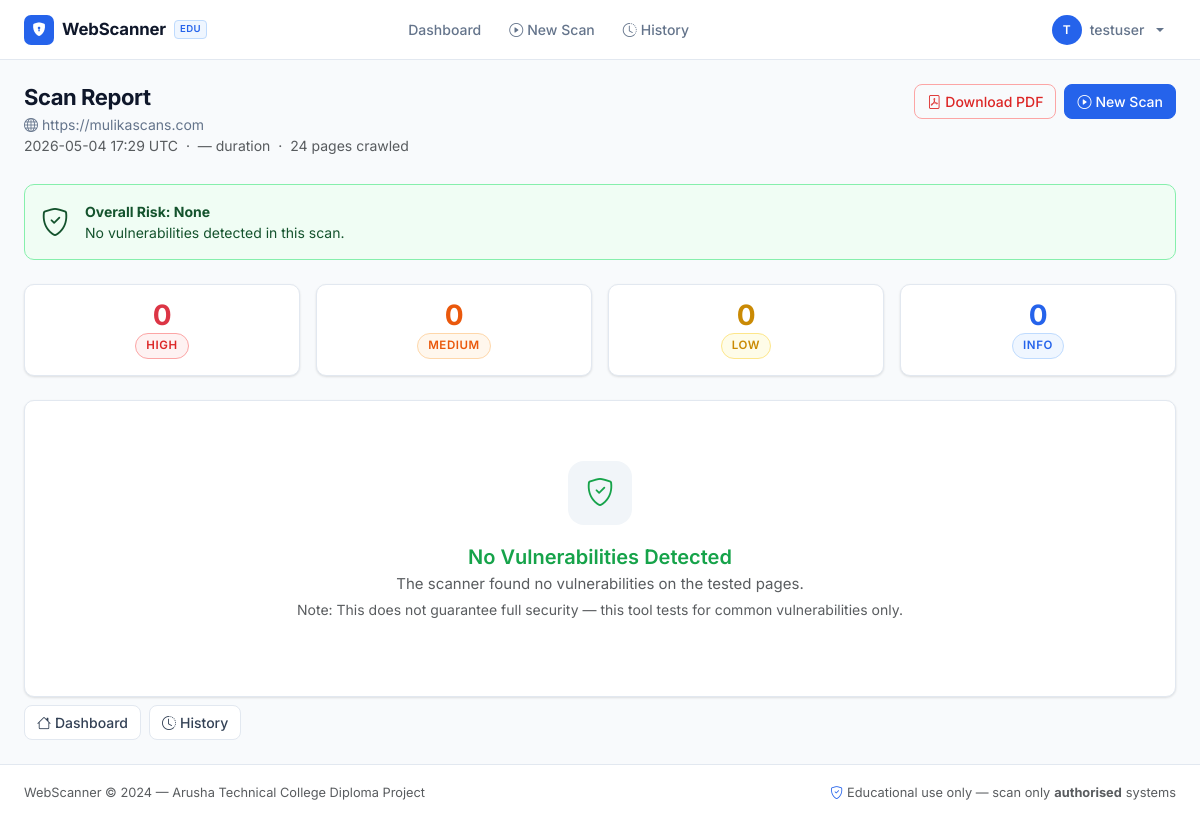
The app's page /scanner/results/9 (signed in), older data.
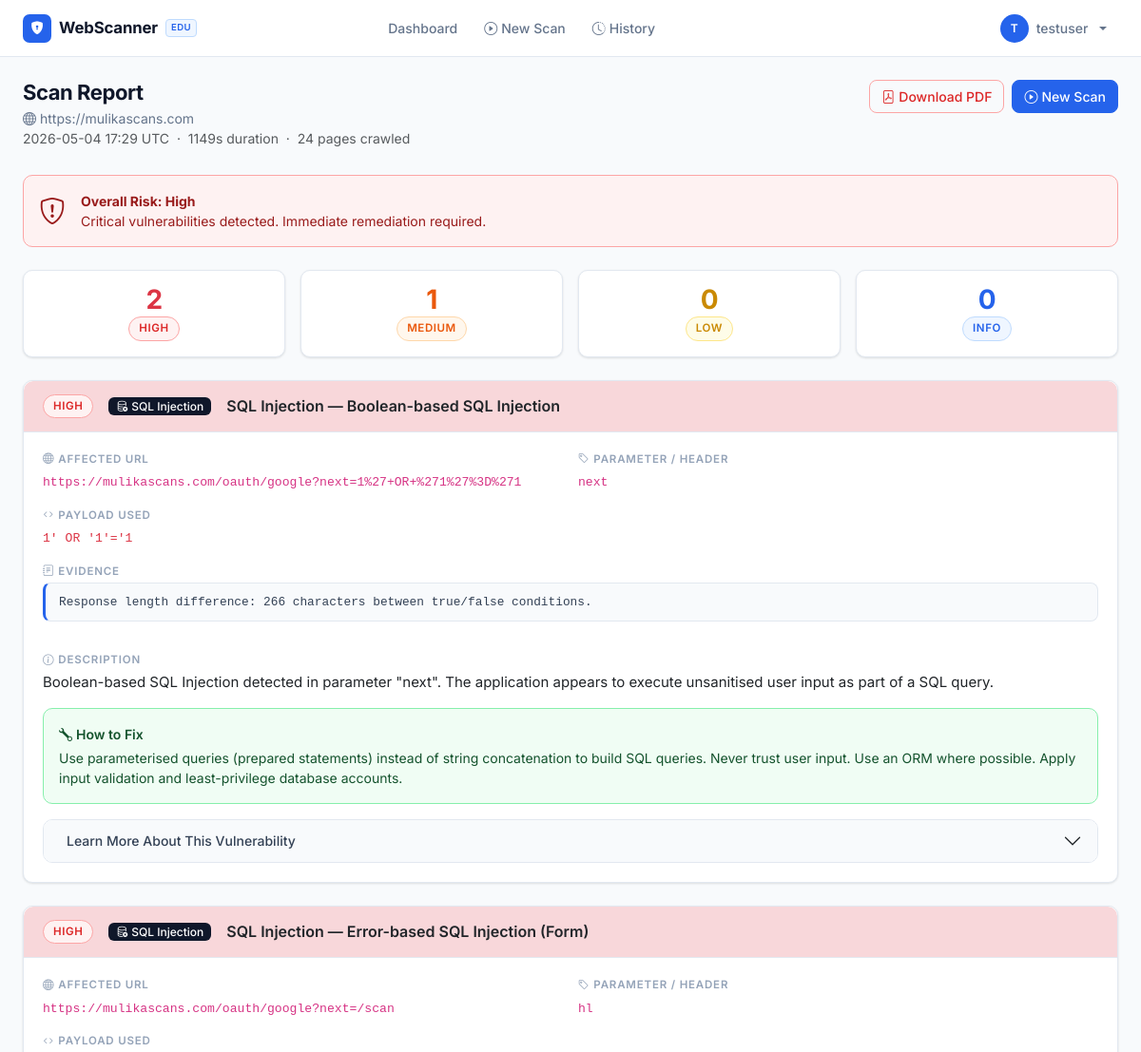
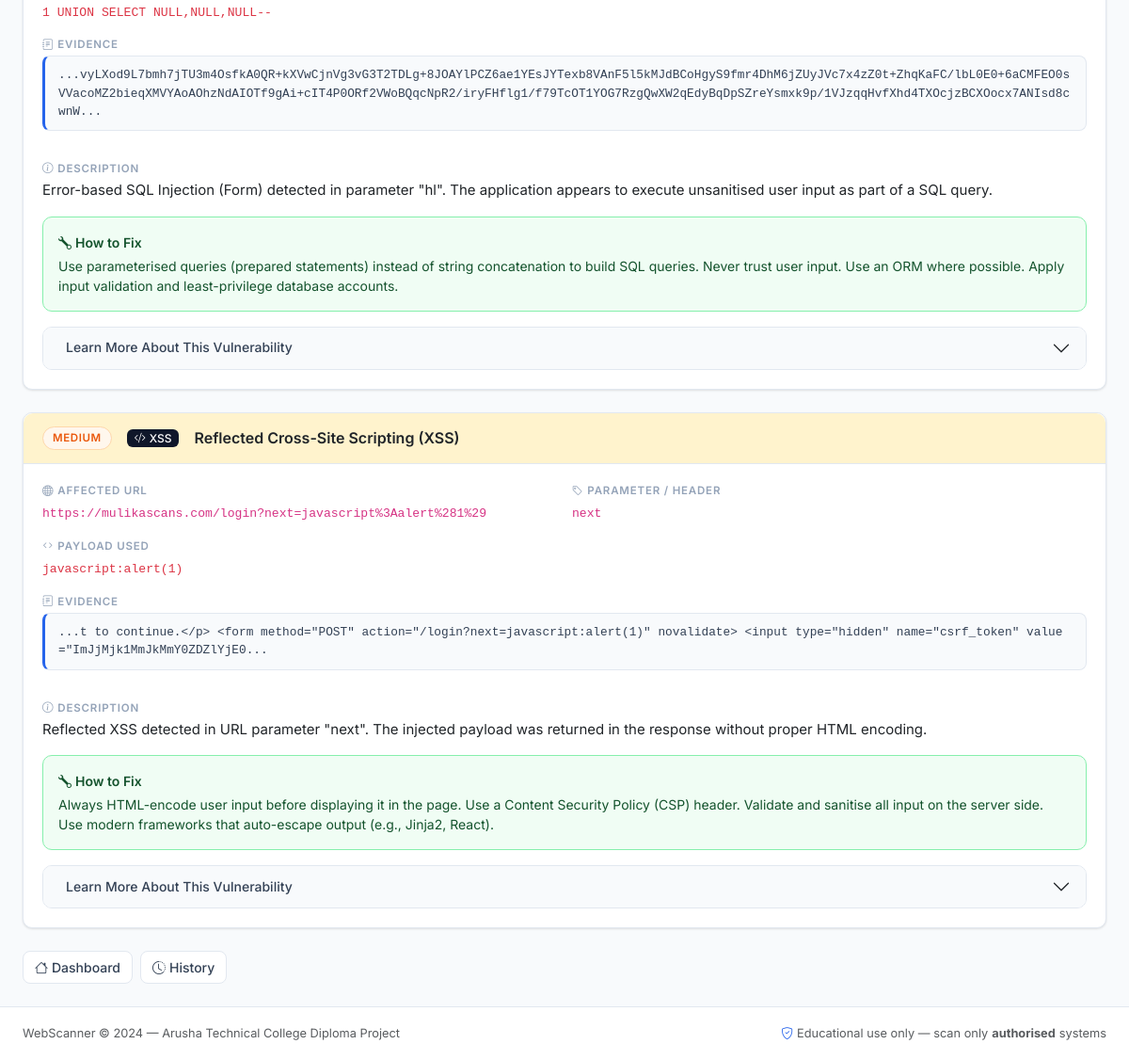
The same page, newer data (2 pictures, top to bottom).
### app/models.py (models this page shows, shortened)
class User(UserMixin, db.Model):
    __tablename__ = 'users'
    id           = db.Column(db.Integer, primary_key=True)
    username     = db.Column(db.String(64), unique=True, nullable=False)
    email        = db.Column(db.String(120), unique=True, nullable=False)
    password_hash = db.Column(db.String(256), nullable=False)
    created_at   = db.Column(db.DateTime, default=lambda: datetime.now(timezone.utc))
    scans = db.relationship('Scan', backref='user', lazy='dynamic')

class Scan(db.Model):
    __tablename__ = 'scans'
    id           = db.Column(db.Integer, primary_key=True)
    user_id      = db.Column(db.Integer, db.ForeignKey('users.id'), nullable=False)
    target_url   = db.Column(db.String(2048), nullable=False)
    scan_type    = db.Column(db.String(20), default='quick')   # 'quick' or 'full'
    scan_modules = db.Column(db.String(100), default='sqli,xss,headers')
    status       = db.Column(db.String(20), default='pending')  # pending/running/completed/failed
    started_at   = db.Column(db.DateTime)
    completed_at = db.Column(db.DateTime)
    pages_crawled = db.Column(db.Integer, default=0)
    total_tests   = db.Column(db.Integer, default=0)
    error_message = db.Column(db.Text)
    findings = db.relationship('Finding', backref='scan', lazy='dynamic',
                               cascade='all, delete-orphan')
    logs     = db.relationship('ScanLog', backref='scan', lazy='dynamic',
                               cascade='all, delete-orphan')
    @property
    def duration_seconds(self):
        if self.started_at and self.completed_at:
            delta = self.completed_at - self.started_at
            return int(delta.total_seconds())
        return None

class Finding(db.Model):
    __tablename__ = 'findings'
    id                 = db.Column(db.Integer, primary_key=True)
    scan_id            = db.Column(db.Integer, db.ForeignKey('scans.id'), nullable=False)
    vuln_type          = db.Column(db.String(20), nullable=False)  # 'sqli','xss','header'
    severity           = db.Column(db.String(10), nullable=False)  # high/medium/low/info
    title              = db.Column(db.String(200), nullable=False)
    description        = db.Column(db.Text)
    affected_url       = db.Column(db.String(2048))
    affected_parameter = db.Column(db.String(200))
    payload_used       = db.Column(db.Text)
    evidence           = db.Column(db.Text)          # response snippet
    remediation        = db.Column(db.Text)
    educational_info   = db.Column(db.Text)          # JSON string with learn-more data
    created_at         = db.Column(db.DateTime, default=lambda: datetime.now(timezone.utc))

### app/scanner/routes.py (the view)
@scanner_bp.route('/results/<int:scan_id>')
@login_required
def scan_results(scan_id):
    scan     = _get_user_scan(scan_id)
    from sqlalchemy import case as sa_case
    sev_order = sa_case(
        (Finding.severity == 'high',   0),
        (Finding.severity == 'medium', 1),
        (Finding.severity == 'low',    2),
        else_=3
    )
    findings = (
        Finding.query
        .filter_by(scan_id=scan_id)
        .order_by(sev_order)
        .all()
    )
    context = build_report_context(scan, findings)
    return render_template('scanner/results.html', title='Scan Results', **context)

### app/models.py (called while the page is built)
@login_manager.user_loader
def load_user(user_id):
    return User.query.get(int(user_id))

### app/scanner/analyzer.py (called while the page is built)
def classify_overall_risk(summary):
    if summary['high'] > 0:
        return 'High'
    if summary['medium'] > 0:
        return 'Medium'
    if summary['low'] > 0:
        return 'Low'
    if summary['info'] > 0:
        return 'Informational'
    return 'None'

### app/scanner/routes.py (called while the page is built)
def _get_user_scan(scan_id):
    from flask import abort
    scan = Scan.query.filter_by(id=scan_id, user_id=current_user.id).first_or_404()
    return scan

### app/templates/scanner/results.html (shortened to what this page needs)
{% extends "base.html" %}
{% block content %}
<div class="page-header d-flex align-items-start justify-content-between flex-wrap gap-3">
  <div>
    <h1 class="page-title">Scan Report</h1>
    <p class="page-sub"><i class="bi bi-globe me-1"></i>{{ scan.target_url }}</p>
    <p class="text-muted tip-text mb-0">
      {{ generated_at }} &nbsp;·&nbsp;
      {% if scan.duration_seconds %}{{ scan.duration_seconds }}s{% else %}—{% endif %} duration &nbsp;·&nbsp;
      {{ scan.pages_crawled }} pages crawled
    </p>
  </div>
  <div class="d-flex gap-2 flex-wrap">
    <a href="{{ url_for('scanner.download_pdf', scan_id=scan.id) }}" class="btn btn-outline-danger">
      <i class="bi bi-file-pdf me-1"></i>Download PDF
    </a>
    <a href="{{ url_for('scanner.new_scan') }}" class="btn btn-primary">
      <i class="bi bi-play-circle me-1"></i>New Scan
    </a>
  </div>
</div>
<div class="alert mb-4
  {% if overall_risk == 'High' %}alert-danger
  {% elif overall_risk in ('Medium', 'Low') %}alert-warning
  {% elif overall_risk == 'Informational' %}alert-info
  {% else %}alert-success{% endif %}">
  <div class="d-flex align-items-center gap-3">
    <i class="bi bi-{% if overall_risk == 'None' %}shield-check{% else %}shield-exclamation{% endif %} fs-3"></i>
    <div>
      <div class="fw-bold">Overall Risk: {{ overall_risk }}</div>
      <p class="mb-0 tip-text">
        {% if overall_risk == 'High' %}Critical vulnerabilities detected. Immediate remediation required.
        {% elif overall_risk == 'Medium' %}Medium-severity issues found. Review and remediate promptly.
        {% elif overall_risk == 'Low' %}Low-severity issues detected. Remediate during regular maintenance.
        {% elif overall_risk == 'Informational' %}Only informational findings. No critical vulnerabilities detected.
        {% else %}No vulnerabilities detected in this scan.{% endif %}
      </p>
    </div>
  </div>
</div>
<div class="row g-3 mb-4">
  <div class="col-6 col-sm-3">
    <div class="card border-0 text-center py-3">
      <div class="stat-number text-danger">{{ summary.high }}</div>
      <div class="mt-1"><span class="sev-pill high">High</span></div>
    </div>
  </div>
  <div class="col-6 col-sm-3">
    <div class="card border-0 text-center py-3">
      <div class="stat-number text-orange">{{ summary.medium }}</div>
      <div class="mt-1"><span class="sev-pill medium">Medium</span></div>
    </div>
  </div>
  <div class="col-6 col-sm-3">
    <div class="card border-0 text-center py-3">
      <div class="stat-number text-yellow">{{ summary.low }}</div>
      <div class="mt-1"><span class="sev-pill low">Low</span></div>
    </div>
  </div>
  <div class="col-6 col-sm-3">
    <div class="card border-0 text-center py-3">
      <div class="stat-number text-blue">{{ summary.info }}</div>
      <div class="mt-1"><span class="sev-pill info">Info</span></div>
    </div>
  </div>
</div>
{% if not findings %}
<div class="card border-0 empty-state">
  <div class="empty-icon"><i class="bi bi-shield-check text-green"></i></div>
  <h5 class="fw-semibold text-green mb-1">No Vulnerabilities Detected</h5>
  <p class="text-muted mb-0">The scanner found no vulnerabilities on the tested pages.</p>
  <p class="text-muted tip-text mt-1">Note: This does not guarantee full security — this tool tests for common vulnerabilities only.</p>
</div>
{% endif %}
{% for finding in findings %}
<div class="card border-0 mb-4 finding-card overflow-hidden">
  <div class="card-header d-flex align-items-center gap-3 flex-wrap
    {% if finding.severity == 'high' %}bg-danger-subtle
    {% elif finding.severity == 'medium' %}bg-warning-subtle
    {% elif finding.severity == 'low' %}bg-warning-subtle
    {% else %}bg-info-subtle{% endif %}">
    <span class="sev-pill {{ finding.severity }}">{{ finding.severity | upper }}</span>
    <span class="badge bg-dark">
      {% if finding.vuln_type == 'sqli' %}<i class="bi bi-database-x me-1"></i>SQL Injection
      {% elif finding.vuln_type == 'xss' %}<i class="bi bi-code-slash me-1"></i>XSS
      {% else %}<i class="bi bi-shield me-1"></i>Security Header{% endif %}
    </span>
    <h6 class="mb-0 fw-semibold flex-grow-1">{{ finding.title }}</h6>
  </div>
  <div class="card-body">
    <div class="row g-3 mb-3">
      <div class="col-sm-6">
        <div class="detail-label"><i class="bi bi-globe me-1"></i>Affected URL</div>
        <div><code>{{ finding.affected_url or '—' }}</code></div>
      </div>
      <div class="col-sm-6">
        <div class="detail-label"><i class="bi bi-tag me-1"></i>Parameter / Header</div>
        <div><code>{{ finding.affected_parameter or '—' }}</code></div>
      </div>
      {% if finding.payload_used %}
      <div class="col-12">
        <div class="detail-label"><i class="bi bi-code me-1"></i>Payload Used</div>
        <div><code class="text-danger">{{ finding.payload_used }}</code></div>
      </div>
      {% endif %}
      {% if finding.evidence %}
      <div class="col-12">
        <div class="detail-label"><i class="bi bi-journal-text me-1"></i>Evidence</div>
        <pre class="evidence-box text-wrap">{{ finding.evidence }}</pre>
      </div>
      {% endif %}
    </div>
    {% if finding.description %}
    <div class="mb-3">
      <div class="detail-label"><i class="bi bi-info-circle me-1"></i>Description</div>
      <p class="mb-0">{{ finding.description }}</p>
    </div>
    {% endif %}
    {% if finding.remediation %}
    <div class="alert alert-success mb-3">
      <div class="fw-semibold mb-1"><i class="bi bi-wrench me-1"></i>How to Fix</div>
      <p class="mb-0 tip-text">{{ finding.remediation }}</p>
    </div>
    {% endif %}
    {% if finding.edu %}
    <div class="accordion" id="acc_{{ finding.id }}">
      <div class="accordion-item">
        <h2 class="accordion-header">
          <button class="accordion-button collapsed" type="button"
                  data-bs-toggle="collapse" data-bs-target="#learn_{{ finding.id }}">
            Learn More About This Vulnerability
          </button>
        </h2>
      </div>
    </div>
    {% endif %}
  </div>
</div>
{% endfor %}
<div class="d-flex gap-2 mt-2">
  <a href="{{ url_for('dashboard.index') }}" class="btn btn-outline-secondary">
    <i class="bi bi-house me-1"></i>Dashboard
  </a>
  <a href="{{ url_for('scanner.scan_history') }}" class="btn btn-outline-secondary">
    <i class="bi bi-clock-history me-1"></i>History
  </a>
</div>
{% endblock %}

### app/templates/base.html (shortened to what this page needs)
<!DOCTYPE html>
<html lang="en">
<head>
  <link href="https://cdn.jsdelivr.net/npm/bootstrap@5.3.2/dist/css/bootstrap.min.css" rel="stylesheet">
  <link href="https://cdn.jsdelivr.net/npm/bootstrap-icons@1.11.3/font/bootstrap-icons.min.css" rel="stylesheet">
  <link rel="stylesheet" href="{{ url_for('static', filename='css/style.css') }}">
</head>
<body>
<nav class="navbar navbar-expand-lg sticky-top">
  <div class="container-fluid px-4">
    <a class="navbar-brand" href="{{ url_for('dashboard.index') }}">
      <div class="brand-icon"><i class="bi bi-shield-lock-fill"></i></div>
      <span>WebScanner</span>
      <span class="brand-tag">EDU</span>
    </a>
    <div class="collapse navbar-collapse" id="navMenu">
      {% if current_user.is_authenticated %}
      <ul class="navbar-nav mx-auto mb-2 mb-lg-0 gap-1">
        <li class="nav-item">
          <a class="nav-link {% if request.endpoint == 'dashboard.index' %}active{% endif %}"
             href="{{ url_for('dashboard.index') }}">
            Dashboard
          </a>
        </li>
        <li class="nav-item">
          <a class="nav-link {% if request.endpoint == 'scanner.new_scan' %}active{% endif %}"
             href="{{ url_for('scanner.new_scan') }}">
            <i class="bi bi-play-circle me-1"></i>New Scan
          </a>
        </li>
        <li class="nav-item">
          <a class="nav-link {% if request.endpoint == 'scanner.scan_history' %}active{% endif %}"
             href="{{ url_for('scanner.scan_history') }}">
            <i class="bi bi-clock-history me-1"></i>History
          </a>
        </li>
      </ul>
      <ul class="navbar-nav ms-auto">
        <li class="nav-item dropdown">
          <a class="nav-link dropdown-toggle d-flex align-items-center gap-2 pe-0"
             href="#" role="button" data-bs-toggle="dropdown" aria-expanded="false">
            <div class="user-avatar">{{ current_user.username[0].upper() }}</div>
            <span class="nav-username">{{ current_user.username }}</span>
          </a>
        </li>
      </ul>
      {% endif %}
    </div>
  </div>
</nav>
<main class="py-4">
  <div class="container-fluid px-4">
    {% block content %}{% endblock %}
  </div>
</main>
<footer class="footer">
  <div class="container-fluid px-4">
    <div class="d-flex align-items-center justify-content-between flex-wrap gap-2">
      <span class="footer-text text-muted">
        WebScanner &copy; 2024 — Arusha Technical College Diploma Project
      </span>
      <span class="footer-text text-muted d-flex align-items-center gap-1">
        <i class="bi bi-shield-check text-accent"></i>
        Educational use only — scan only <strong>authorised</strong> systems
      </span>
    </div>
  </div>
</footer>
</body>
</html>

Row changes from the older to the newer data that the page shows:
changed Scan "https://mulikascans.com": duration_seconds (not shown) → "1149"
added Finding: severity "HIGH", vuln_type "sqli" (drawn), title "SQL Injection — Boolean-based SQL Injection", affected_url "https://mulikascans.com/oauth/google?next=1%27+OR+%271%27%3D%271", affected_parameter "next", payload_used "1' OR '1'='1", evidence "Response length difference: 266 characters between true/false conditions.", description "Boolean-based SQL Injection detected in parameter \"next\". The application appears to execute unsanitised user input as part of a SQL query.", remediation "Use parameterised queries (prepared statements) instead of string concatenation to build SQL queries. Never trust user input. Use an ORM where possible. Apply input validation and least-privilege database accounts."
added Finding: severity "HIGH", vuln_type "sqli" (drawn), title "SQL Injection — Error-based SQL Injection (Form)", affected_url "https://mulikascans.com/oauth/google?next=/scan", affected_parameter "hl", payload_used "1 UNION SELECT NULL,NULL,NULL--", evidence "...vyLXod9L7bmh7jTU3m4OsfkA0QR+kXVwCjnVg3vG3T2TDLg+8JOAYlPCZ6ae1YEsJYTexb8VAnF5l5kMJdBCoHgyS9fmr4DhM6jZUyJVc7x4zZ0t+ZhqKaFC/lbL0E0+6aCMFEO0sVVacoMZ2bieqXMVYAoAOhzNdAIOTf9gAi+cIT4P0ORf2VWoBQqcNpR2/iryFHflg1/f79TcOT1YOG7RzgQwXW2qEdyBqDpSZreYsmxk9p/1VJzqqHvfXhd4TXOcjzBCXOocx7ANIsd8cwnW...", description "Error-based SQL Injection (Form) detected in parameter \"hl\". The application appears to execute unsanitised user input as part of a SQL query.", remediation "Use parameterised queries (prepared statements) instead of string concatenation to build SQL queries. Never trust user input. Use an ORM where possible. Apply input validation and least-privilege database accounts."
added Finding: severity "MEDIUM", vuln_type "xss" (drawn), title "Reflected Cross-Site Scripting (XSS)", affected_url "https://mulikascans.com/login?next=javascript%3Aalert%281%29", affected_parameter "next", payload_used "javascript:alert(1)", evidence "...t to continue.</p> <form method=\"POST\" action=\"/login?next=javascript:alert(1)\" novalidate> <input type=\"hidden\" name=\"csrf_token\" value=\"ImJjMjk1MmJkMmY0ZDZlYjE0...", description "Reflected XSS detected in URL parameter \"next\". The injected payload was returned in the response without proper HTML encoding.", remediation "Always HTML-encode user input before displaying it in the page. Use a Content Security Policy (CSP) header. Validate and sanitise all input on the server side. Use modern frameworks that auto-escape output (e.g., Jinja2, React)."
Text that changed along with them:
{{ overall_risk }}: "None" → "High"
{{ summary.high }}: "0" → "2"
{{ summary.medium }}: "0" → "1"
text no longer shown: "— No vulnerabilities detected in this scan. No Vulnerabilities Detected The scanner found no vulnerabilities on the tested pages. Note: This does not guarantee full security — this tool tests for common vulnerabilities only."
text now shown: "s Critical vulnerabilities detected. Immediate remediation required."
